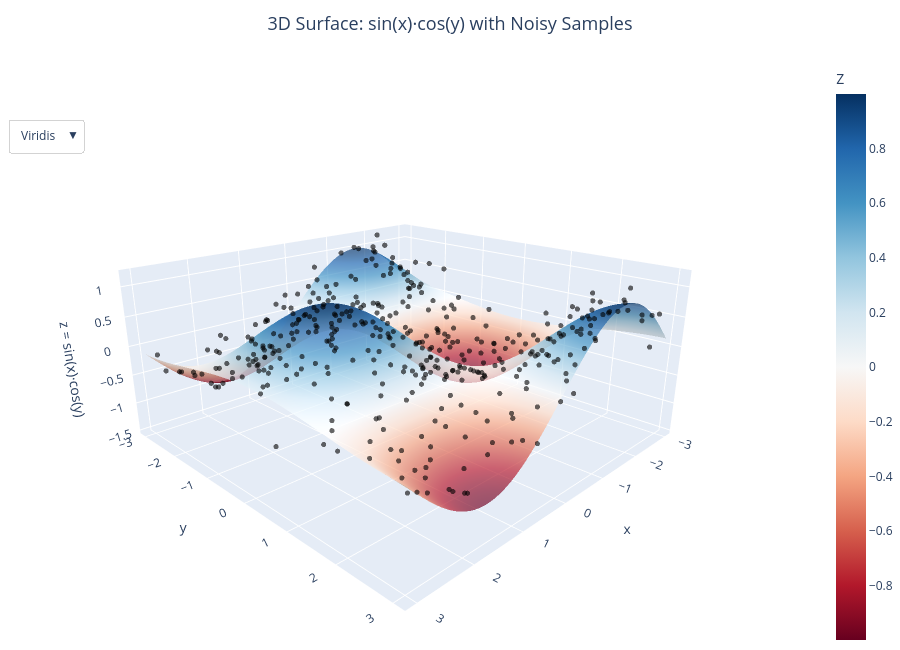

Source (notebook cell):
### Markdown cell above
#### Styling

Now let's customize our figure.  There are many options for customization.

The documentation you may want to reference for this particular plot is here

* [Layout](https://plotly.com/python/reference/layout/) - general plotly figure layout customization
* [Layout -> Polar](https://plotly.com/python/reference/layout/polar/) - figure layout for plots on polar axes

Below I have updated the tick labels on the angular axis using two arguments:
    * `angularaxis_tickvals` - the angles where the ticks are located
    * `angularaxis_ticktext` - the text to appear at the given angles

🎯 Update the new figure that you created that does not include the `Total` energy source wit these tick labels.

🎯 Update the labels so that only every other year appears.

🎯 Change the appearance of the radial axis ticks to be more useful.

🎯 Add a title to the plot.

🎯 Change the "ENERGY_SOURCE" label in the legend to "Energy Source".

🎯 Explore color scales and select one that might better suite the data. See the [Built-In Color Scales](https://plotly.com/python/builtin-colorscales/) and [Colorscale layout documentation](https://plotly.com/python/reference/layout/#layout-colorscale).

### Code cell
fig.update_polars(
    angularaxis_tickvals = [ii*360/(year_diff+1) for ii in range(year_diff+1)],
    angularaxis_ticktext = [ii for ii in range(year_min, year_max+1)]
)
fig.show()

### Figure 1 — Plotly figure (JSON) as saved in the notebook; plotly's stock layout.template omitted (floating-point values rounded to 4 significant figures; data arrays with more than 128 entries replaced by an {"elided": "..."} marker saying what was removed)
{"data": [{"colorbar": {"title": {"text": "Z"}}, "colorscale": [[0, "rgb(103,0,31)"], [0.1, "rgb(178,24,43)"], [0.2, "rgb(214,96,77)"], [0.3, "rgb(244,165,130)"], [0.4, "rgb(253,219,199)"], [0.5, "rgb(247,247,247)"], [0.6, "rgb(209,229,240)"], [0.7, "rgb(146,197,222)"], [0.8, "rgb(67,147,195)"], [0.9, "rgb(33,102,172)"], [1, "rgb(5,48,97)"]], "name": "sin(x)·cos(y)", "opacity": 0.7, "type": "surface", "x": {"elided": "60x60 float values"}, "y": {"elided": "60x60 float values"}, "z": {"elided": "60x60 float values"}}, {"hovertemplate": "x: %{x:.2f}<br>y: %{y:.2f}<br>z (noisy): %{z:.2f}<extra></extra>", "marker": {"color": "black", "opacity": 0.6, "size": 3}, "mode": "markers", "name": "Noisy samples", "type": "scatter3d", "x": {"elided": "400 float values"}, "y": {"elided": "400 float values"}, "z": {"elided": "400 float values"}}], "layout": {"height": 650, "legend": {"bgcolor": "rgba(255,255,255,0.7)", "bordercolor": "lightgrey", "borderwidth": 1, "x": 0.01, "y": 0.99}, "margin": {"b": 0, "l": 0, "r": 0, "t": 60}, "polar": {"angularaxis": {"ticktext": [1990, 1991, 1992, 1993, 1994, 1995, 1996, 1997, 1998, 1999, 2000, 2001, 2002, 2003, 2004, 2005, 2006, 2007, 2008, 2009, 2010, 2011, 2012, 2013, 2014, 2015, 2016, 2017, 2018, 2019], "tickvals": [0, 12, 24, 36, 48, 60, 72, 84, 96, 108, 120, 132, 144, 156, 168, 180, 192, 204, 216, 228, 240, 252, 264, 276, 288, 300, 312, 324, 336, 348]}}, "scene": {"camera": {"eye": {"x": 1.6, "y": 1.6, "z": 0.8}}, "xaxis": {"title": {"text": "x"}}, "yaxis": {"title": {"text": "y"}}, "zaxis": {"title": {"text": "z = sin(x)·cos(y)"}}}, "title": {"font": {"size": 18}, "text": "3D Surface: sin(x)·cos(y) with Noisy Samples", "x": 0.5, "xanchor": "center"}, "updatemenus": [{"bgcolor": "white", "bordercolor": "lightgrey", "buttons": [{"args": [{"colorscale": "Viridis"}, [0]], "label": "Viridis", "method": "restyle"}, {"args": [{"colorscale": "RdBu"}, [0]], "label": "RdBu", "method": "restyle"}, {"args": [{"colorscale": "Turbo"}, [0]], "label": "Turbo", "method": "restyle"}], "direction": "down", "showactive": true, "x": 0.01, "xanchor": "left", "y": 0.9, "yanchor": "top"}], "width": 900}}
